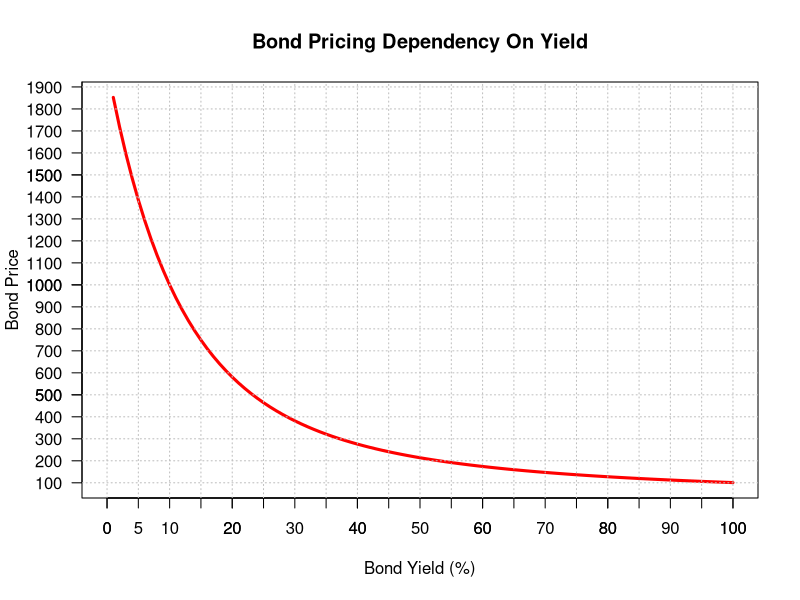

This figure's R source:
# Relationship between rate and price
bond.y.plt <- function(P, C = 0, y, f = 1, l.bound = 0, h.bound = 100){
  
  l.B.prices <- NULL # Empty lists for prices
  
  # For each yield value add bond price value to list
  for (n in l.bound:h.bound){ d <- (1 + .01 * n / f) ^ -y * f
  
    l.B.prices <- c(l.B.prices, P * (C / .01 / n * (1 - d) + d)) }
  
  # Generate plot
  plot(x = as.vector(seq(l.bound, h.bound)),
       y = l.B.prices,
       type = "l",
       xlab = "Bond Yield (%)",
       ylab = "Bond Price",
       main = "Bond Pricing Dependency On Yield",
       col = "red",
       lwd = 3,
       las = 1)
  
  # Axes 
  axis(side = 1, at = seq(0, 100, 5))
  axis(side = 2, at = seq(100, 9000, 100), las = 1)
  
  # Dotted lines
  abline(v = seq(0, 100, 5), lty = 3, col = "grey") 
  abline(h = seq(0, 9000, 100), lty = 3, col = "grey")
}
bond.y.plt(P = 1000, C = .1, y = 10, f = 1, l.bound = 0, h.bound = 100) # Test
